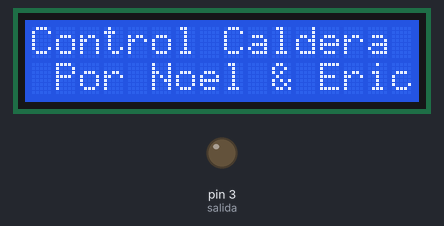
Bench run of a sketch on a simulated Arduino Uno, built with avr-gcc and run on an emulated ATmega328P. Shown: 16×2 character LCD, output pins drawn as LEDs (lit = HIGH). The local clock reads 2024-03-15 10:24:30 at power-on unless the sketch sets it; what the sketch prints to the serial monitor is not drawn.

Above: at 0.1 s.
At 10.1 s:
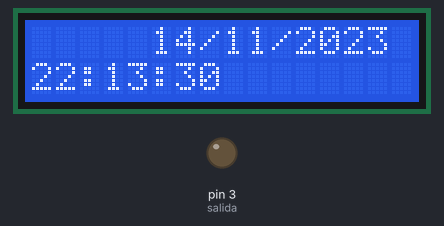
At 17.2 s:
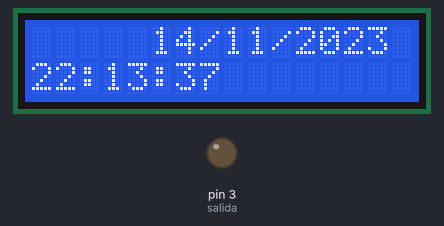
At 24.3 s:
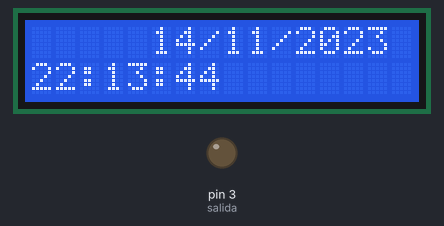
At 31.3 s:
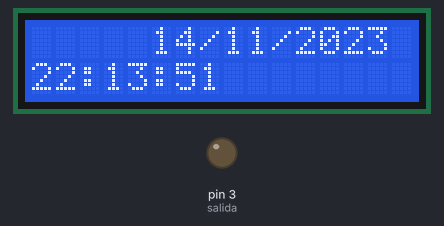
At 38.4 s:
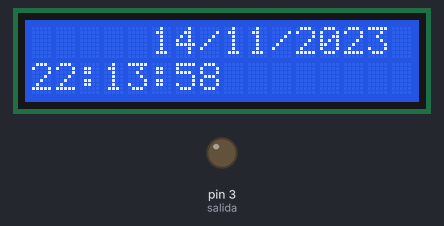

Measured:
- what the display in image 1 shows lasts 1.0 s, from 10.1 s to 11.1 s

The sketch:

alarm_ds1307.ino
```cpp
// (licence header left out)
#include <Wire.h>
#include "RTClib.h"
#include <LiquidCrystal.h>

#define salida  3
RTC_DS1307 RTC;
LiquidCrystal lcd(7, 8, 9, 10, 11 , 12);
int hora=0;
int minutos=0;
int segundos=0;

void setup () {
  //Inicializamos el puerto serie, wire y el modulo RTC
    Serial.begin(9600);
    Wire.begin();
    RTC.begin();
    //Si quitamos el comentario de la linea siguiente, se ajusta la hora y la fecha con la del ordenador
    RTC.adjust(DateTime(__DATE__, __TIME__));
    lcd.begin(16, 2);
    lcd.setCursor(0,0);
    lcd.write("Control Caldera Noel & Erick");
    lcd.setCursor(0,1);
    lcd.write(" Por Noel & Erick");
    delay(10000);
    lcd.clear();
    pinMode(salida,OUTPUT);
  }

void loop () {

    DateTime now = RTC.now();
    hora=(now.hour(),DEC);
    minutos=(now.minute(),DEC);
    segundos=(now.second(),DEC);
    //Imprimimos el dia
    Serial.print(now.day(), DEC);
    Serial.print('/');
    //Imprimimos el mes
    Serial.print(now.month(), DEC);
    Serial.print('/');
    //Imprimimos el año
    Serial.print(now.year(), DEC);
    Serial.print(' ');
    //Imprimimos la hora
    Serial.print(now.hour(), DEC);
    Serial.print(':');
    //Imprimimos los minutos
    Serial.print(now.minute(), DEC);
    Serial.print(':');
    //Imprimimos los segundos
    Serial.print(now.second(), DEC);
    Serial.println();
    lcd.clear();
    lcd.setCursor(0,1);
    lcd.print(now.hour(), DEC);
    lcd.setCursor(2,1);
    lcd.print(":");
    lcd.setCursor(3,1);
    lcd.print(now.minute(), DEC);
    lcd.setCursor(5,1);
    lcd.print(":");
    lcd.setCursor(6,1);
    lcd.print(now.second(), DEC);
    lcd.setCursor(5,0);
    lcd.print(now.day(), DEC);
    lcd.setCursor(7,0);
    lcd.print("/");
    lcd.setCursor(8,0);
    lcd.print(now.month(), DEC);
    lcd.setCursor(10,0);
    lcd.print("/");
    lcd.setCursor(11,0);
    lcd.print(now.year(), DEC);

    if (now.hour()== 23 && now.minute() ==10)
    {
      lcd.clear();
      lcd.setCursor(2,0);
      lcd.print("Encendido");
      digitalWrite(salida,HIGH);
    }
   if (now.hour()== 23 && now.minute() ==12)
    {
      lcd.clear();
      lcd.setCursor(2,0);
      lcd.print("Apagado");
      digitalWrite(salida,LOW);
     }
   delay(1000);
  //Comprobamos la hora y la enviamos por el puerto serie cada 1s
}
```
